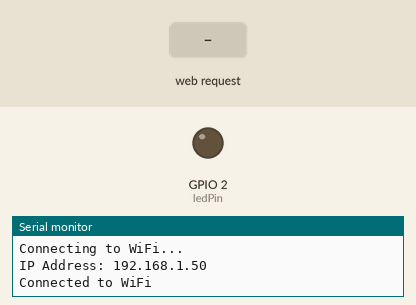
The sketch below on a simulated ESP32. Shown: output pins drawn as LEDs (lit = HIGH), the last lines printed to the serial monitor. Inputs (shaded band) come from the test bench. WiFi joins after 1.5 s; servers stay silent unless stated.

Above: at 3.2 s.
3.3 s: HTTP request GET /get?input=on received
At 3.7 s:
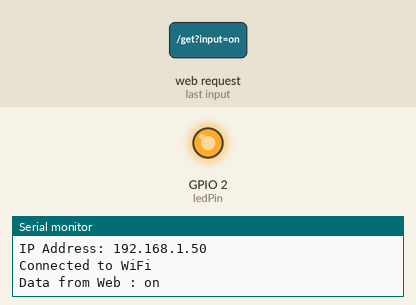
10.8 s: HTTP request GET /get?input=0 received
At 11.8 s:
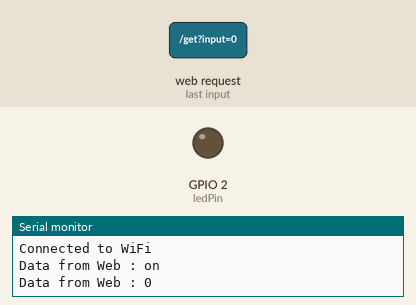
Timing chart, 0 to 13.3 s (numbered marks = the images above; inputs shaded):
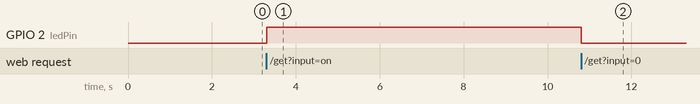

Measured:
- after the input at 3.3 s, GPIO 2 (ledPin): LOW → HIGH at once
- after the input at 10.8 s, GPIO 2 (ledPin): HIGH → LOW at once

The sketch:

WebSerial_.ino
```cpp
#include <WiFi.h>
#include <ESPAsyncWebServer.h>
#include <AsyncTCP.h>

// Replace with your network credentials
const char* ssid = "AhmedYasserLap";
const char* password = "123654789";

const int ledPin = 2;  // GPIO pin where the LED is connected

AsyncWebServer server(80);
String serialBuffer = "";  // Buffer to store serial messages

const char* htmlPage = R"rawliteral(
<!DOCTYPE HTML>
<html>
  <head>
    <title>Gloves Web Site</title>
    <meta name="viewport" content="width=device-width, initial-scale=1">
    <style>
      body { font-family: Arial, Helvetica, sans-serif; text-align: center; margin: 0; padding: 0; }
      .container { max-width: 600px; margin: 50px auto; padding: 20px; box-shadow: 0 2px 4px rgba(0,0,0,0.1); border-radius: 10px; background-color: #f9f9f9; }
      .input-field { width: calc(100% - 22px); padding: 10px; margin-bottom: 10px; border: 1px solid #ddd; border-radius: 5px; }
      .send-button { padding: 10px 20px; border: none; border-radius: 5px; background-color: #007BFF; color: white; cursor: pointer; }
      .send-button:hover { background-color: #0056b3; }
      .output-field { width: calc(100% - 22px); padding: 10px; margin-top: 10px; border: 1px solid #ddd; border-radius: 5px; height: 200px; overflow-y: auto; }
    </style>
  </head>
  <body>
    <div class="container">
      <h2>Gloves Web Site</h2>
      <input type="text" id="inputField" class="input-field" placeholder="Type here">
      <button id="sendButton" class="send-button">Send</button>
      <div>
        <textarea id="outputField" class="output-field" readonly style="resize: vertical;"></textarea>
      </div>
    </div>
    <script>
      document.getElementById('sendButton').addEventListener('click', function() {
        sendData();
      });

      document.getElementById('inputField').addEventListener('keypress', function(event) {
        if (event.key === 'Enter') {
          event.preventDefault();
          sendData();
        }
      });

      function sendData() {
        var inputField = document.getElementById('inputField');
        var outputField = document.getElementById('outputField');
        var xhr = new XMLHttpRequest();
        xhr.open('GET', '/get?input=' + inputField.value, true);
        xhr.onload = function() {
          if (xhr.status == 200) {
            var newText = 'input Data : ' + inputField.value + '\n';
            outputField.value += newText;
            outputField.scrollTop = outputField.scrollHeight;
            inputField.value = '';
          }
        };
        xhr.send();
      }

      function fetchSerialData() {
        var xhr = new XMLHttpRequest();
        xhr.open('GET', '/serial', true);
        xhr.onload = function() {
          if (xhr.status == 200) {
            var outputField = document.getElementById('outputField');
            if (xhr.responseText) {
              outputField.value += xhr.responseText;
              outputField.scrollTop = outputField.scrollHeight;
            }
          }
        };
        xhr.send();
      }

      setInterval(fetchSerialData, 500);  // Fetch serial data every second
    </script>
  </body>
</html>
)rawliteral";

template<typename T>
void printToWeb(const T& message) {
  serialBuffer += String(message) + "\n";
}

void handleInput(String input) {
  if (input == "on" || input == "ON" || input == "1") {
    digitalWrite(ledPin, HIGH);  // Turn the LED on
  } else if (input == "off" || input == "OFF" || input == "0") {
    digitalWrite(ledPin, LOW);  // Turn the LED off
  }
}

void setup() {
  // Initialize the LED pin as an output
  pinMode(ledPin, OUTPUT);
  digitalWrite(ledPin, LOW);

  // Begin Serial for debugging
  Serial.begin(115200);

  // Connect to Wi-Fi
  WiFi.begin(ssid, password);
  while (WiFi.status() != WL_CONNECTED) {
    delay(1000);
    Serial.println("Connecting to WiFi...");
  }
  Serial.print("IP Address: ");
  Serial.println(WiFi.localIP());
  Serial.println("Connected to WiFi");


  // Start the server
  server.on("/", HTTP_GET, [](AsyncWebServerRequest* request) {
    request->send(200, "text/html", htmlPage);
  });

  // Handle input from the user
  server.on("/get", HTTP_GET, [](AsyncWebServerRequest* request) {
    String inputMessage;
    if (request->hasParam("input")) {
      inputMessage = request->getParam("input")->value();
      handleInput(inputMessage);
      Serial.println("Data from Web : " + inputMessage);
    }
    request->send(200, "text/plain", "OK");
  });

  // Endpoint to fetch serial data
  server.on("/serial", HTTP_GET, [](AsyncWebServerRequest* request) {
    request->send(200, "text/plain", serialBuffer);
    serialBuffer = "";  // Clear buffer after sending
  });

  server.begin();
}
// unsigned long previousMillis = 0;
// const long interval = 1000;  // 1 ثانية
// int count = 0;

void loop() {
  if (Serial.available()) {
    String line = Serial.readStringUntil('\n');
    printToWeb("Data from Serial: " + line);
    handleInput(line);
    Serial.println("Data from Serial : " + line);
  }


  // unsigned long currentMillis = millis();
  // if (currentMillis - previousMillis >= interval) {
  //   previousMillis = currentMillis;
  //   count++;
  //   Serial.println(count);
  //   printToWeb("");
  //   printToWeb(count);
  //   printToWeb("");
  //   printToWeb("count : " + String(count));
  // }
}
```
